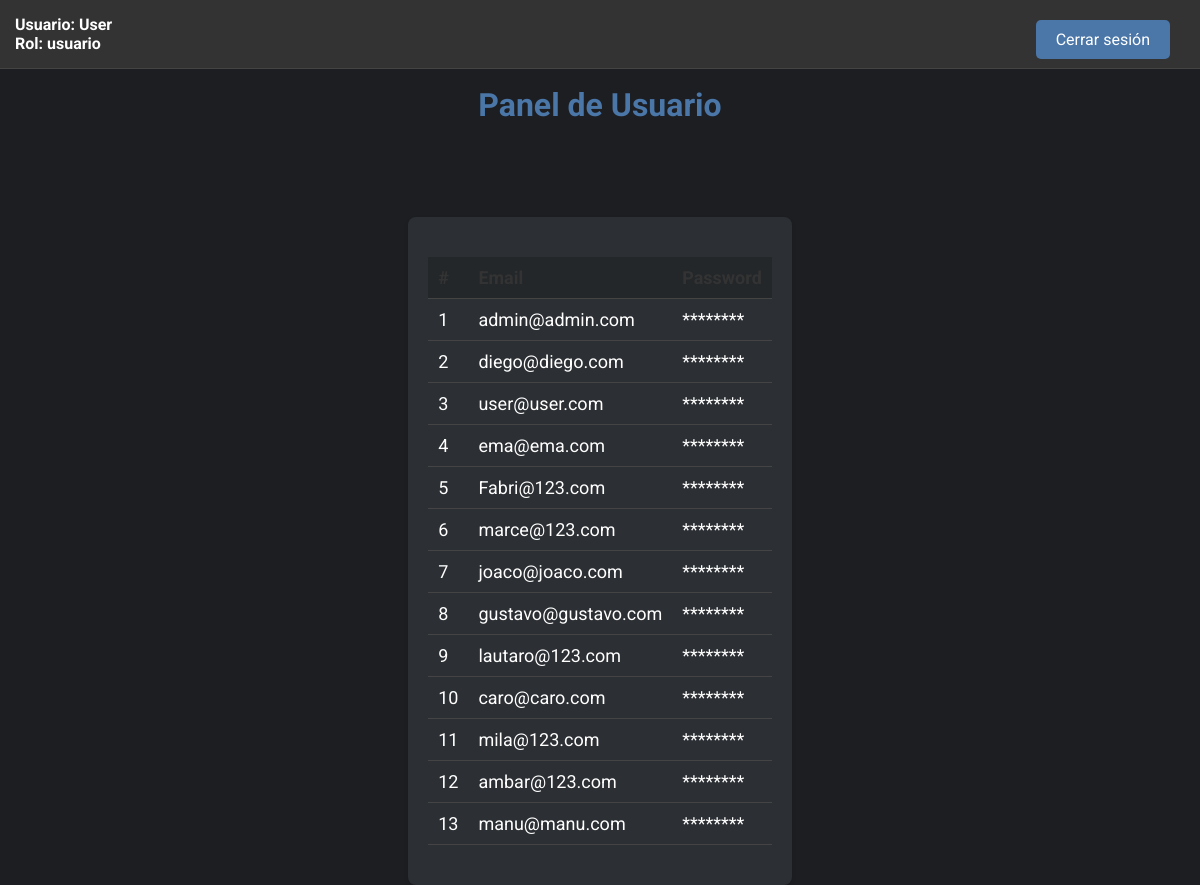
Page /dashboard.php (signed in) on the committed database.
### tables this page shows
CREATE TABLE `users` (
  `id` int(11) NOT NULL,
  `username` varchar(50) NOT NULL,
  `email` varchar(100) NOT NULL,
  `password` varchar(255) NOT NULL,
  `role` enum('usuario','administrador') DEFAULT 'usuario',
  `created_at` timestamp NOT NULL DEFAULT current_timestamp(),
  `is_active` tinyint(1) DEFAULT 1,
  `failed_attempts` int(11) DEFAULT 0,
  `last_attempt` timestamp NULL DEFAULT NULL,
  `security_question_1` varchar(255) DEFAULT NULL,
  `security_question_2` varchar(255) DEFAULT NULL,
  `security_question_3` varchar(255) DEFAULT NULL
);

### dashboard.php (the view, shortened to what this page needs)
<?php
$isAdmin = $_SESSION['role'] === 'administrador';
$isUser = $_SESSION['role'] === 'usuario';
?>
<!DOCTYPE html>
<html lang="es">
<head>
    <link rel="stylesheet" href="styles.css">
</head>
<body>
    <div class="header">
        <div class="user-info">
            Usuario: <?php echo htmlspecialchars($_SESSION['username']); ?><br>
            Rol: <?php echo htmlspecialchars($_SESSION['role']); ?>
        </div>
        <div class="buttons">
            <a href="logout.php">Cerrar sesión</a>
        </div>
    </div>
    <div class="container">
        <div class="content">
            <h1>Panel de Usuario</h1>
            <div class="table-container">
                <table>
                    <thead>
                        <tr>
                            <?php if ($isAdmin): ?>
                                <th>#</th>
                                <th>Username</th>
                                <th>Email</th>
                                <th>Password</th>
                                <th>Role</th>
                                <th>Created At</th>
                            <?php elseif ($isUser): ?>
                                <th>#</th>
                                <th>Email</th>
                                <th>Password</th>
                            <?php endif; ?>
                        </tr>
                    </thead>
                    <tbody>
                        <?php
                        include 'db.php';
                        try {
                            if ($isAdmin) {
                                $stmt = $pdo->query("SELECT id, username, email, password, role, created_at FROM users");
                            } elseif ($isUser) {
                                $stmt = $pdo->query("SELECT id, email, password FROM users");
                            }
                            while ($row = $stmt->fetch(PDO::FETCH_ASSOC)) {
                                echo '<tr>';
                                echo '<td>' . htmlspecialchars($row['id']) . '</td>';
                                echo '<td>' . htmlspecialchars($row['email']) . '</td>';
                                echo '<td>********</td>';
                                echo '</tr>';
                            }
                        } catch (PDOException $e) {
                            echo 'Error: ' . $e->getMessage();
                        }
                        ?>
                    </tbody>
                </table>
            </div>
        </div>
    </div>
</body>
</html>

### styles.css (style rules this page uses)
body { font-family: Arial, sans-serif; background-color: #f0f0f0; display: flex; justify-content: center; align-items: center; height: 100vh; margin: 0; }
a { color: #007BFF; text-decoration: none; }
table { width: 100%; border-collapse: collapse; margin: 20px 0; font-size: 18px; text-align: left; }
th, td { padding: 12px; border-bottom: 1px solid #ddd; }
th { background-color: #f8f8f8; color: #333; }
body { font-family: Arial, sans-serif; margin: 0; padding: 0; background-color: #f9f9f9; }
.header { background-color: #343a40; color: #fff; padding: 15px; display: flex; justify-content: space-between; align-items: center; }
.header a { color: #fff; text-decoration: none; }
.header .user-info { font-size: 16px; font-weight: bold; }
.table-container { margin: 20px; background-color: #fff; padding: 20px; border-radius: 8px; box-shadow: 0 2px 4px rgba(0, 0, 0, 0.1); position: relative; top: 71px; }
table { width: 100%; border-collapse: collapse; }
th, td { padding: 10px; text-align: left; border-bottom: 1px solid #ddd; }
th { background-color: #f0f0f0; }
.header { background-color: #f0f0f0; padding: 15px; display: flex; justify-content: space-between; align-items: center; }

### dashboard.php (style rules this page uses)
.header { width: 100%; background-color: #333; color: white; padding: 15px; display: flex; justify-content: space-between; align-items: center; box-sizing: border-box; border-bottom: 1px solid #444; position: fixed; z-index: 10; top: 0; left: 0; }
body { font-family: 'Roboto', sans-serif; background-color: #1c1e22; color: white; margin: 0; padding: 20px; }
h1 { text-align: center; color: #4a76a8; margin-top: 80px; }
.buttons { position: absolute; top: 20px; right: 20px; }
.buttons a { display: inline-block; margin: 0 10px; padding: 10px 20px; background-color: #4a76a8; color: white; text-decoration: none; border-radius: 5px; }
.container { max-width: 100%; margin: 0 auto; }
.content { margin-top: 80px; }
.table-container { margin-top: 20px; background-color: #2c2f33; border-radius: 8px; padding: 20px; }
table { width: 100%; border-collapse: collapse; color: white; }
th, td { padding: 10px; text-align: left; border-bottom: 1px solid #444; }
th { background-color: #23272a; }

### rows in the picture
users: id "1", email "admin@admin.com"
users: id "2", email "diego@diego.com"
users: id "3", email "user@user.com"
users: id "4", email "ema@ema.com"
users: id "5", email "Fabri@123.com"
users: id "6", email "marce@123.com"
users: id "7", email "joaco@joaco.com"
users: id "8", email "gustavo@gustavo.com"
users: id "9", email "lautaro@123.com"
users: id "10", email "caro@caro.com"
users: id "11", email "mila@123.com"
users: id "12", email "ambar@123.com"
users: id "13", email "manu@manu.com"

### other values in the picture
$_SESSION['username'] "User"
$_SESSION['role'] "usuario"
